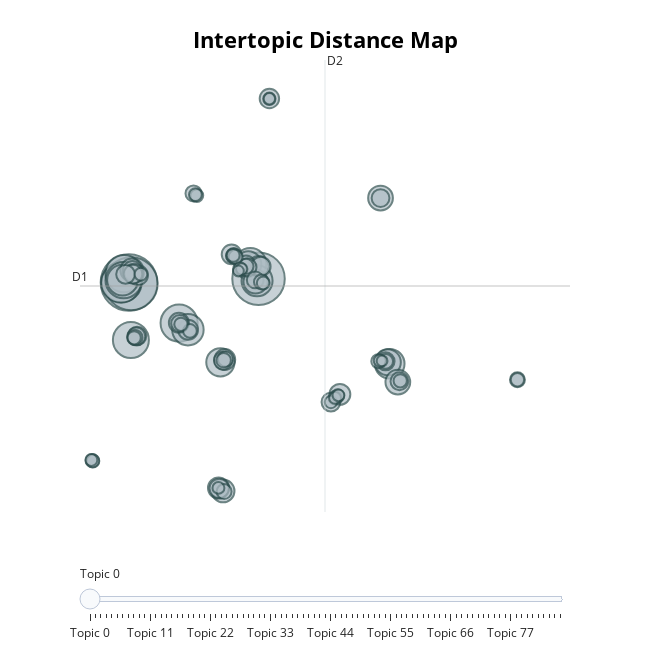

Notebook code cell kept with this figure:
### Code cell
en_model.visualize_topics()
